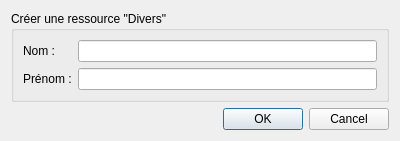
<?xml version="1.0" encoding="UTF-8"?>
<ui version="4.0">
 <class>CreateMiscDialog</class>
 <widget class="QDialog" name="CreateMiscDialog">
  <property name="geometry">
   <rect>
    <x>0</x>
    <y>0</y>
    <width>400</width>
    <height>132</height>
   </rect>
  </property>
  <property name="windowTitle">
   <string>Création d'une ressource &quot;Divers&quot;</string>
  </property>
  <layout class="QVBoxLayout" name="verticalLayout">
   <item>
    <widget class="QGroupBox" name="groupBox">
     <property name="title">
      <string>Créer une ressource &quot;Divers&quot;</string>
     </property>
     <layout class="QFormLayout" name="formLayout">
      <item row="0" column="0">
       <widget class="QLabel" name="label">
        <property name="text">
         <string>Nom :</string>
        </property>
       </widget>
      </item>
      <item row="0" column="1">
       <widget class="QLineEdit" name="lastNameLineEdit"/>
      </item>
      <item row="1" column="0">
       <widget class="QLabel" name="firstNameLineEdit_2">
        <property name="text">
         <string>Prénom :</string>
        </property>
       </widget>
      </item>
      <item row="1" column="1">
       <widget class="QLineEdit" name="firstNameLineEdit"/>
      </item>
     </layout>
    </widget>
   </item>
   <item>
    <widget class="QDialogButtonBox" name="buttonBox">
     <property name="orientation">
      <enum>Qt::Horizontal</enum>
     </property>
     <property name="standardButtons">
      <set>QDialogButtonBox::Cancel|QDialogButtonBox::Ok</set>
     </property>
    </widget>
   </item>
  </layout>
 </widget>
 <resources/>
 <connections>
  <connection>
   <sender>buttonBox</sender>
   <signal>accepted()</signal>
   <receiver>CreateMiscDialog</receiver>
   <slot>accept()</slot>
   <hints>
    <hint type="sourcelabel">
     <x>248</x>
     <y>254</y>
    </hint>
    <hint type="destinationlabel">
     <x>157</x>
     <y>274</y>
    </hint>
   </hints>
  </connection>
  <connection>
   <sender>buttonBox</sender>
   <signal>rejected()</signal>
   <receiver>CreateMiscDialog</receiver>
   <slot>reject()</slot>
   <hints>
    <hint type="sourcelabel">
     <x>316</x>
     <y>260</y>
    </hint>
    <hint type="destinationlabel">
     <x>286</x>
     <y>274</y>
    </hint>
   </hints>
  </connection>
 </connections>
</ui>
